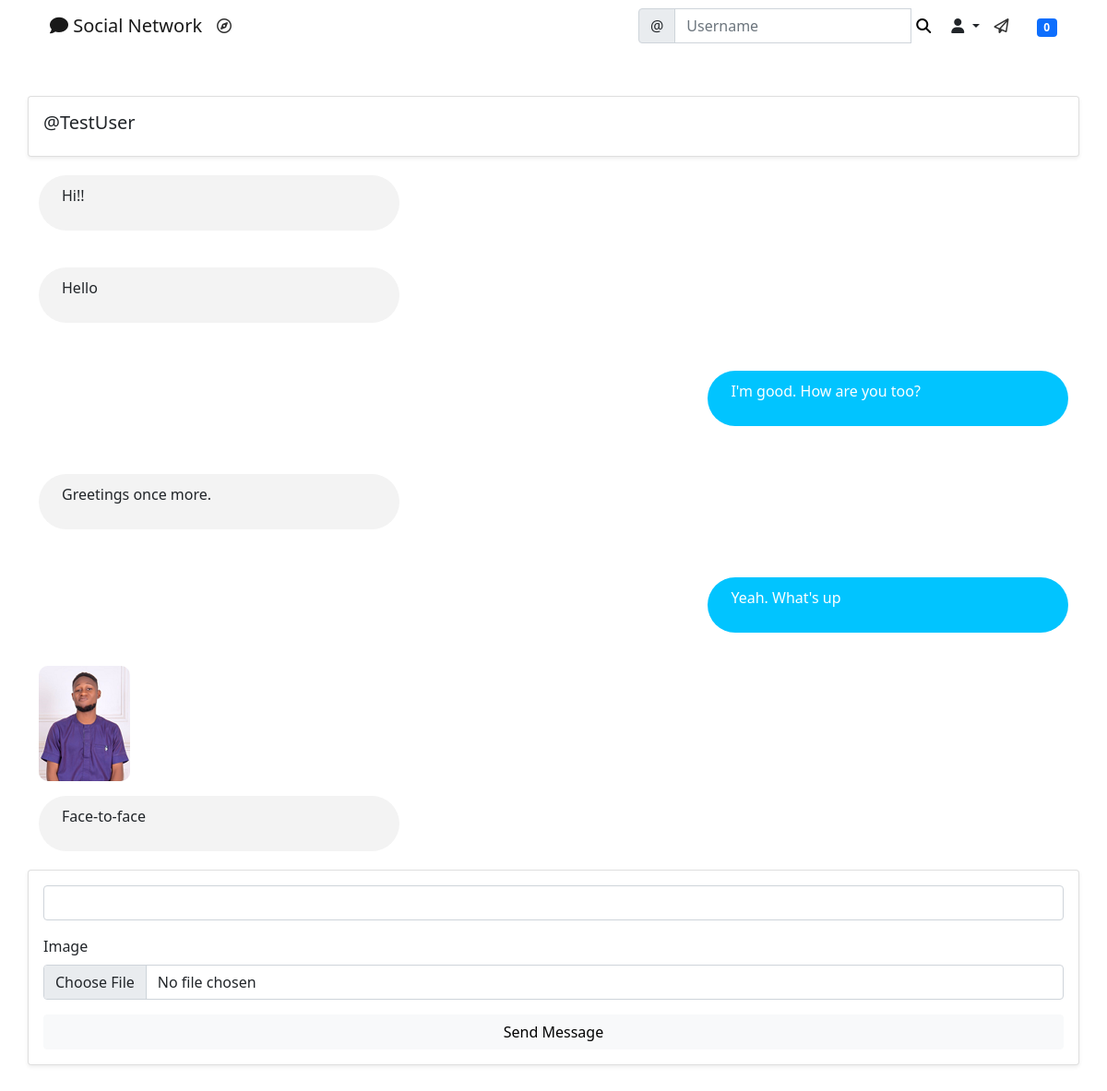
Page /social/inbox/2/ (signed in) on the committed database.
### social/models.py (models this page shows, shortened)
class ThreadModel(models.Model):
    user = models.ForeignKey(User, on_delete=models.CASCADE, related_name='+')
    receiver = models.ForeignKey(User, on_delete=models.CASCADE, related_name='+')

class MessageModel(models.Model):
    thread = models.ForeignKey('ThreadModel', related_name='+', on_delete=models.CASCADE, blank=True, null= True)
    sender_user = models.ForeignKey(User, on_delete=models.CASCADE, related_name='+')
    receiver_user = models.ForeignKey(User, on_delete=models.CASCADE, related_name='+')
    body = models.CharField(max_length=1000)
    image = models.ImageField(upload_to='uploads/message_photos', blank=True, null=True)
    date = models.DateTimeField(default=timezone.now)
    is_read = models.BooleanField(default=False)

### social/views.py (the view)
# urls.py: path('inbox/<int:pk>/', ThreadView.as_view(), name='thread'),
class ThreadView(View):
    def get(self, request, pk, *args, **kwargs):
        form = MessageForm()
        thread = ThreadModel.objects.get(pk=pk)
        message_list = MessageModel.objects.filter(thread__pk__contains=pk)
        context = {
            'thread': thread,
            'form': form,
            'message_list': message_list
        }
        return render(request, 'social/thread.html', context)

### social/forms.py
class MessageForm(forms.ModelForm):
    body = forms.CharField(label='', max_length=1000)
    image = forms.ImageField(required=False)
    class Meta:
        model = MessageModel
        fields = ['body', 'image']

### landing/templatetags/custom_tags.py (called while the page is built)
@register.inclusion_tag('social/show_notifications.html', takes_context=True)
def show_notifications(context):
    request_user = context['request'].user
    notifications = Notification.objects.filter(to_user=request_user).exclude(user_has_seen=True).order_by('-date')
    return {'notifications': notifications}

### social/templates/social/thread.html (shortened to what this page needs)
{% extends 'landing/base.html' %}
{% load crispy_forms_tags %}
{% block content %}
    <div class="container mb-5">
        <div class="row">
            <div class="card col-md-12 mt-5 p-3 shadow-sm">
                {% if thread.receiver == request.user %}
                    <h5>@{{ thread.user }}</h5>
                {% else %}
                    <h5>@{{ thread.receiver }}</h5>
                {% endif %}
            </div>
        </div>
        {% for message in message_list %}
            <div class="row">
                {% if message.sender_user == request.user %}
                    <div class="col-md-12 my-1">
                        {% if message.image %}
                            <div>
                                <img src="{{ message.image.url }}" alt="" class="message-image">
                            </div>
                        {% endif %}
                        <div class="sent-message my-3">
                            <p>{{ message.body }}</p>
                        </div>
                    </div>
                {% elif message.receiver_user == request.user %}
                    <div class="col-md-12 my-3">
                        <div class="received-message my-3">
                            <p>{{ message.body }}</p>
                        </div>
                    </div>
                {% endif %}
            </div>
        {% endfor %}
        <div class="row">
            <div class="card col-md-12 p-3 shadow-sm">
                <form action="{% url 'create-message' thread.pk %}" method="POST" enctype="multipart/form-data">
                    {{ form|crispy }}
                    <div class="d-grid gap-2 mt-3">
                        <button type="submit" class="btn btn-light">Send Message</button>
                    </div>
                </form>
            </div>
        </div>
    </div>
{% endblock content %}

### static/style.css (style rules this page uses)
.sent-message { background-color: #f3f3f3; border-radius: 30px; padding: 10px 25px; width: 35%; }
.received-message { background-color: rgb(1, 196, 255); color: #fff; border-radius: 30px; padding: 10px 25px; width: 35%; float: right; }
.message-image { border-radius: 10px; max-width: 35%; height: auto; }

### rows in the picture
ThreadModel: receiver "TestUser"
MessageModel: body "Hi!!"
MessageModel: body "Hello"
MessageModel: body "I'm good. How are you too?"
MessageModel: body "Greetings once more."
MessageModel: body "Yeah. What's up"
MessageModel: image (picture), body "Face-to-face"

### other values in the picture
{{ notifications.count }} "0"
